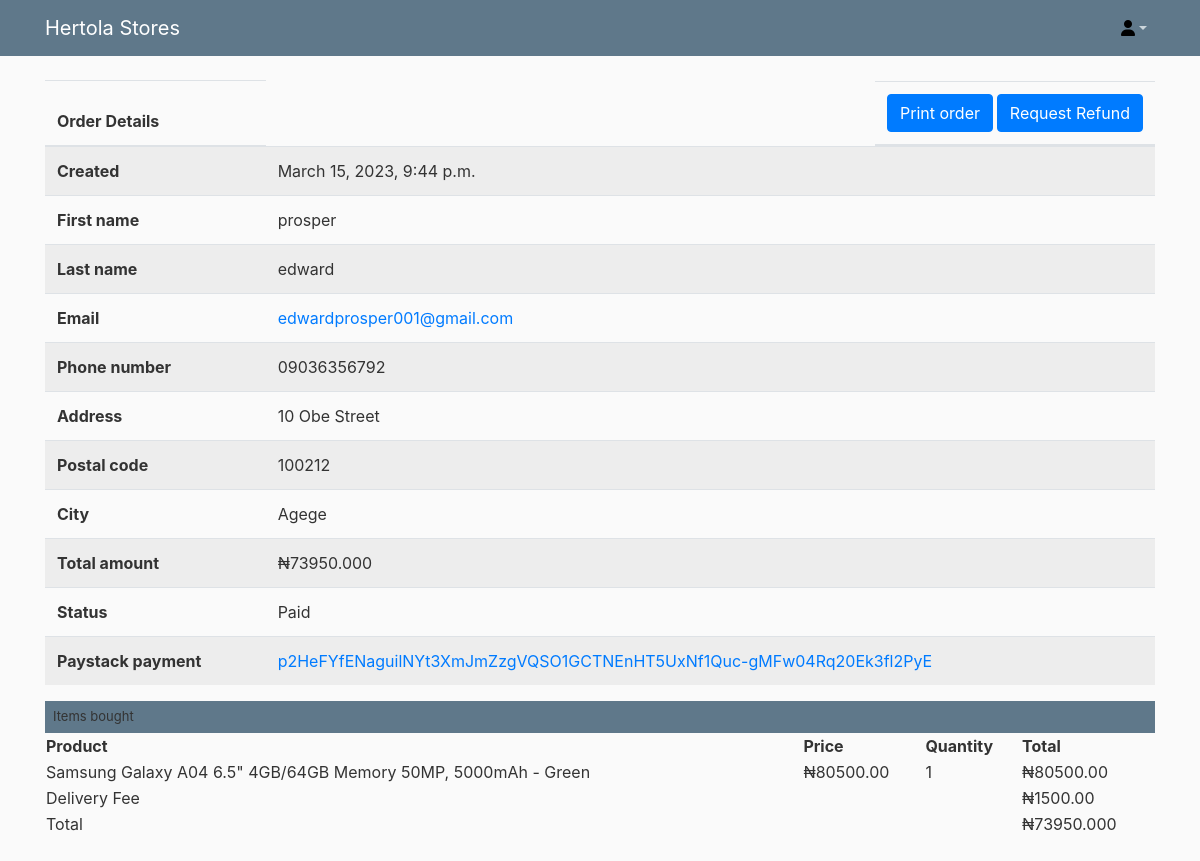
Screenshot of /orders/user/order/3/ with the database file from the repository.
### core/models.py (models this page shows, shortened)
class Order_Payment(models.Model):      # You just created this....
    order = models.ForeignKey(Order, on_delete=models.CASCADE)
    amount = models.PositiveIntegerField()
    ref = models.CharField(max_length=200)
    email = models.EmailField()
    verified = models.BooleanField(default=False)
    date_created = models.DateTimeField(auto_now_add=True)
    class Meta:
        ordering = ["-date_created"]
        verbose_name = "Ordered & Paid"
        verbose_name_plural = "Ordered & Paid"

### orders/models.py (models this page shows, shortened)
class Order(models.Model):
    first_name = models.CharField(max_length=50)
    last_name = models.CharField(max_length=50)
    email = models.EmailField()
    phone_number = models.CharField(max_length=11)
    address = models.CharField(max_length=250)
    postal_code = models.CharField(max_length=20)
    city = models.ForeignKey(LGA, on_delete=models.CASCADE)
    delivery_fee = ChainedForeignKey(Delivery_prices, chained_field="city",
                                     chained_model_field="city",
                                     show_all=False,
                                    auto_choose=True,
                                    sort=True)
    created = models.DateTimeField(auto_now_add=True)
    updated = models.DateTimeField(auto_now=True)
    paid = models.BooleanField(default=False)
    ref = models.CharField(max_length=200)
    refund_requested = models.BooleanField(default=False)
    refund_granted = models.BooleanField(default=False)
    coupon = models.ForeignKey(Coupon,
                               related_name='orders',
                               null=True,
                               blank=True,
                               on_delete=models.SET_NULL)
    discount = models.IntegerField(default=0,
                                   validators=[MinValueValidator(0),
                                       MaxValueValidator(100)])
    class Meta:
        ordering = ['-created']
        indexes = [
            models.Index(fields=['-created']),
        ]
    def get_total_cost_before_discount(self):
        return sum(item.get_cost() for item in self.items.all())
    def get_delivery_fee(self):
        a = self.delivery_fee
        b = str(a)
        c = float(b)
        d = int(c)
        return d
    def get_discount(self):
        total_cost = self.get_total_cost_before_discount()
        if self.discount:
            return total_cost * (self.discount / Decimal(100))
        return Decimal(0)
    def get_total_cost(self):
        total_cost = self.get_total_cost_before_discount() + self.get_delivery_fee()
        return total_cost - self.get_discount()

class LGA(models.Model):
    city = models.CharField(max_length=255)
    def __str__(self):
        return self.city

class OrderItem(models.Model):
    order = models.ForeignKey(Order,
                              related_name='items',
                              on_delete=models.CASCADE)
    product = models.ForeignKey(Product,
                                related_name='order_items',
                                on_delete=models.CASCADE)
    price = models.DecimalField(max_digits=10,
                                decimal_places=2)
    quantity = models.PositiveIntegerField(default=1)
    def get_cost(self):
        return self.price * self.quantity

class Delivery_prices(models.Model):
    city = models.ForeignKey(LGA, on_delete=models.CASCADE)
    price = models.DecimalField(max_digits=10, decimal_places=2)
    class Meta:
        verbose_name_plural = "Delivery Prices"
    def __str__(self):
        return str(self.price)

### shop/models.py (models this page shows, shortened)
class Product(models.Model):
    category = models.ForeignKey(Category,
                                 related_name='products',
                                 on_delete=models.CASCADE)
    subcategory = models.ForeignKey(SubCategory, on_delete=models.CASCADE, blank=True, null=True)
    supersubcategory = models.ForeignKey(SuperSubCategory, on_delete=models.CASCADE, blank=True, null=True)
    brand = models.CharField(max_length=150)
    name = models.CharField(max_length=200)
    slug = models.SlugField(max_length=200)
    image = models.ImageField(upload_to='products/%Y/%m/%d',
                              blank=True)
    other_images = models.ManyToManyField(MyProductImages)
    description = models.TextField(blank=True)
    specifications = RichTextField(blank=True, null=True)
    price = models.DecimalField(max_digits=10,
                                decimal_places=2)
    available = models.BooleanField(default=True)
    bestseller = models.BooleanField(default=False)
    created = models.DateTimeField(auto_now_add=True)
    updated = models.DateTimeField(auto_now=True)
    class Meta:
        ordering = ['name']
        indexes = [
            models.Index(fields=['id', 'slug']),
            models.Index(fields=['name']),
            models.Index(fields=['-created']),
        ]

### orders/views.py (the view)
# urls.py: path('user/order/<int:order_id>/', views.user_order_detail, name='user-order-detail'),
def user_order_detail(request, order_id):
    order_payment = get_object_or_404(Order_Payment, id=order_id) # You changed this from get_object_or_404(Order, id=order_id) to what you have
    return render(request,
                  'admin/orders/order/user_detail2.html', # You changed this from user_detail.html to user_detail2.html
                  {'order_payment': order_payment})

### cart/context_processors.py (called while the page is built)
def cart(request):
    return {'cart': Cart(request)}

### orders/templates/admin/orders/order/user_detail2.html (shortened to what this page needs)
{% extends "users/user_base.html" %}
{% load static %}
{% block content %}
<table class="table table-striped">
    <ul class="object-tools">
        <li>
          <a href="#" onclick="window.print();">
          </a>
          <a href="{% url 'orders:request-refund' %}">
          </a>
        </li>
      </ul>
    <thead>
      <tr>
        <th scope="col">Order Details</th>
        <th scope="col" style="float: right;">
            <a class="btn btn-primary" href="#" onclick="window.print();">
              Print order
            </a>
            <a class="btn btn-primary" href="{% url 'orders:request-refund' %}">
              Request Refund
            </a>
        </th>
    </thead>
    <tbody>
      <tr>
        <th scope="row">Created</th>
        <td>{{ order_payment.date_created }}</td>
      </tr>
      <tr>
        <th scope="row">First name</th>
        <td>{{ order_payment.order.first_name }}</td>
      </tr>
      <tr>
        <th scope="row">Last name</th>
        <td>{{ order_payment.order.last_name }}</td>
      </tr>
      <tr>
        <th scope="row">Email</th>
        <td><a href="mailto:{{ order_payment.email }}">{{ order_payment.email }}</a></td>
      </tr>
      <tr>
        <th scope="row">Phone number</th>
        <td>{{ order_payment.order.phone_number }}</td>
      </tr>
      <tr>
        <th scope="row">Address</th>
        <td>{{ order_payment.order.address }}</td>
      </tr>
      <tr>
        <th scope="row">Postal code</th>
        <td>{{ order_payment.order.postal_code }}</td>
      </tr>
      <tr>
        <th scope="row">City</th>
        <td>{{ order_payment.order.city }}</td>
      </tr>
      <tr>
        <th scope="row">Total amount</th>
        <td><span>&#8358;</span>{{ order_payment.order.get_total_cost }}</td>
      </tr>
      <tr>
        <th scope="row">Status</th>
        <td>{% if order_payment.verified %}Paid{% else %}Pending payment{% endif %}</td>
      </tr>
      <tr>
        <th scope="row">Paystack payment</th>
        <td>
          {% if order_payment.ref %}
            <a href="{{ order_payment.ref }}" target="_blank">
              {{ order_payment.ref }}
            </a>
          {% endif %}
        </td>
      </tr>
    </tbody>
  </table>
  <div class="module">
  <h2>Items bought</h2>
  <table style="width:100%">
    <thead>
      <tr>
        <th>Product</th>
        <th>Price</th>
        <th>Quantity</th>
        <th>Total</th>
      </tr>
    </thead>
    <tbody>
      {% for item in order_payment.order.items.all %}
        <tr class="row{% cycle "1" "2" %}">
          <td>{{ item.product.name }}</td>
          <td class="num"><span>&#8358;</span>{{ item.price }}</td>
          <td class="num">{{ item.quantity }}</td>
          <td class="num"><span>&#8358;</span>{{ item.get_cost }}</td>
        </tr>
      {% endfor %}
      <tr class="total">
        <strong><td colspan="3">Delivery Fee</td></strong>
        <td class="num"><span>&#8358;</span>{{ order_payment.order.delivery_fee }}</td>
      </tr>
      <tr class="total">
        <strong><td colspan="3">Total</td></strong>
        <td class="num"><span>&#8358;</span>{{ order_payment.order.get_total_cost }}</td>
      </tr>
    </tbody>
  </table>
</div>
{% endblock content %}

### users/static/users/main.css (style rules this page uses)
.module { border: none; margin-bottom: 30px; background: var(--body-bg); }
.module h2, .module caption, .inline-group h2 { margin: 0; padding: 8px; font-weight: 400; font-size: 0.8125rem; text-align: left; background-color: #5f788a; color: var(--header-link-color); }
.module table { border-collapse: collapse; }
.object-tools { font-size: 0.625rem; font-weight: bold; padding-left: 0; float: right; position: relative; margin-top: -48px; }
.object-tools li { display: block; float: left; margin-left: 5px; height: 1rem; }
.object-tools a { border-radius: 15px; }
.object-tools a:link, .object-tools a:visited { display: block; float: left; padding: 3px 12px; background: var(--object-tools-bg); color: var(--object-tools-fg); font-weight: 400; font-size: 0.6875rem; text-transform: uppercase; letter-spacing: 0.5px; }
body { background: #fafafa; color: #333333; margin-top: 5rem; }
h1, h2, h3, h4, h5, h6 { color: #444444; }
ul { margin: 0; }

### rows the page displays
Order_Payment: date_created "March 15, 2023, 9:44 p.m.", order.first_name "prosper", order.last_name "edward", email "edwardprosper001@gmail.com", order.phone_number "09036356792", order.address "10 Obe Street", order.postal_code "100212", order.city "Agege", order.get_total_cost "73950.000", ref "p2HeFYfENaguilNYt3XmJmZzgVQSO1GCTNEnHT5UxNf1Quc-gMFw04Rq20Ek3fl2PyE", order.delivery_fee "1500.00"
OrderItem: product.name "Samsung Galaxy A04 6.5\" 4GB/64GB Memory 50MP, 5000mAh - Green", price "80500.00", quantity "1", get_cost "80500.00"
